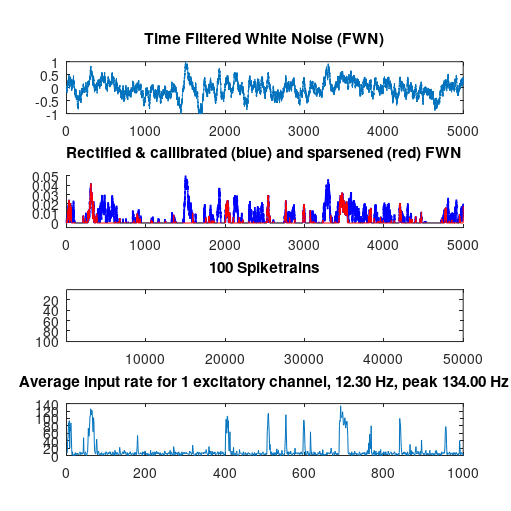

Write the MATLAB code that produced this figure.
clear all
close all
%% Figure dimensions
figure(1)
set(gcf,'PaperUnits','centimeters')
%Setting the units of the figure on paper to centimeters.
xSize = 13; ySize = 13;
%Size of the figure
xLeft = (21-xSize)/2; yTop = (30-ySize)/2;
%Coordinates to center the figure on A4-paper
set(gcf,'PaperPosition',[xLeft yTop xSize ySize])
%This command sets the position and size of the figure on the paper to the desired values.
set(gcf,'Position',[0.5 0.5 xSize*50 ySize*50])
set(gcf, 'Color', 'w');

%% Parameter Initialization:
duration=5000; % duration in ms
dt=0.1; % simulation time step.
tau=50; % Filter time for the input.
tRef=5; % Refractory period for the spike trains.
nn=100; % Number of spiketrains we seek to create later.
spikebin=5; % Number of ms per PSTH bin.
Timevector=(0.1:dt:duration);
% A vector of time in ms, in steps of dt.
WhiteNoise=rand(1,length(Timevector))-0.5;
% uniform white noise drawn from +/- 0.5 as long as the time vector.
FilteredWhiteNoise=WhiteNoise.*0;
% an empty vector which we will use to create the time-filtered input.
SpikeTrains=zeros(nn,length(Timevector));
%A Matrix that will hold all spiketrains.
PloTrains=SpikeTrains;
% This is just a plotting variable to oercome a screen resolution problem in matlab.
avetrain=0;
% A counter to calculate the average firing rate.
tslt=0;
% (== t(ime)s(ince)l(ast)(t)oggle (this serves as a Boolean for the sparsification of the input signal

tsls=zeros(nn,1);
% (== t(ime)s(ince)l(ast)(s)pike (to keep track of the refractory period of each spike train)
BinnedSpikeTrains=zeros(1,duration/spikebin);
% a vector to create a PSTH with binwidth “spikebin” from the spike trains.


%% Making the time-filtered white noise signal:
for t=2:duration/dt
FilteredWhiteNoise(t) = WhiteNoise (t) - ...
(WhiteNoise (t) - FilteredWhiteNoise(t-1))*exp(-dt/tau);
end
%% This routine changes the signal trace ”FilteredWhiteNoise” by a ”exp(-dt/tau)” fraction of
% the difference between the signal and a random number.
FilteredWhiteNoise=FilteredWhiteNoise./max(FilteredWhiteNoise);
%Normalize to a maximum value of 1.

%% Plotting:
figure(1)
subplot(4,1,1)
plot(Timevector, FilteredWhiteNoise)
axis([0 duration -1 1])
x=sprintf('Time Filtered White Noise (FWN)');
title (x)
%% Normalize and Rectify:
FilteredWhiteNoise=FilteredWhiteNoise.*(500*dt/1000);
% Normalizes the trace to a peak value of 500Hz*dt (=0.05).
FilteredWhiteNoise(FilteredWhiteNoise<0)=0;
%Sets all negative values of ”FilteredWhiteNoise” to 0.
%% Plotting:
subplot(4,1,2)
hold on
plot(Timevector,FilteredWhiteNoise, 'b', 'LineWidth', 1.1)
%% Sparsifieing the Input Signals:
% This routine goes through the signal trace and deletes entire ”activity bumps” if certain conditions are fullfilled:
toggle = 0;
tslt=0;
for d=1:duration/dt-1
    % Routine becomes active (sets toggle == 1) if the signal is ==0, and the toggle is off (==0) and has been off for at least 1 ms:
    if(FilteredWhiteNoise(d)==0 && toggle==0 && (d-tslt>10))
        toggle=1; % toggle set
        tslt=d; % ”refractory” for toggle is set
    end
    % If routine active, every signal value is set to zero:
    if (toggle==1)
        FilteredWhiteNoise(d) = 0;
        % If routine has been active for longer than 0.5 ms, and the signal is 0, routine becomes inactive:
        if (FilteredWhiteNoise(d+1)==0 && (d-tslt>5))
            toggle=0;
        end
    end
end
%% Plotting:
subplot(4,1,2)
hold on
plot(Timevector, FilteredWhiteNoise, 'r')
axis([0 duration -0.005 0.05])
title ('Rectified & callibrated (blue) and sparsened (red) FWN')
%% Adding background firing rate:
FilteredWhiteNoise=FilteredWhiteNoise+(5*dt/1000);
% This is adjusted so that without any FilteredWhiteNoise the firing rate is 5 Hz*dt (0.0005).
%% Creating 100 spike trains:
for i=1:nn
    for t=1:duration/dt
        if (tsls (i) <= 0) % Allows potential spike if refractory period has subsided
            if(rand<FilteredWhiteNoise(t))
                SpikeTrains (i,t) = 1;%Fires if random variable < “FilteredWhiteNoise”.
                tsls (i) = tRef;% Sets the absolute refractory period.
                avetrain=avetrain+1;% Counts the total number of spikes.
                if(duration/dt-t>25)% This is just a plotting routine.
                    PloTrains (i,t:t+25)=1;%(Spike is elongated for plotting.)
                end
            end
        else
            tsls (i)=tsls (i) -dt;% subtracts dt from refractory counter if it is still >0.
        end
    end
end

avetrain=avetrain/(nn*duration/1000); %Calculates the average firing rate in Hz

%% Plotting:
subplot(4,1,3)
imagesc(-PloTrains)
colormap(gray)
title ('100 Spiketrains')

%% Recording a PSTH / Binned Input rate:
% This bins the spikes into bins and calculates the instantaneous firing rate in Hz.
for i=1:(duration/spikebin)-1
    BinnedSpikeTrains(i)=...
    sum(sum(SpikeTrains(:,((i-1)*(spikebin/dt))+1:(i*(spikebin/dt)))));
end
BinnedSpikeTrains= (BinnedSpikeTrains*(1000/spikebin))/nn;

%% Plotting:
subplot(4,1,4)
plot(BinnedSpikeTrains)
x=sprintf('Average input rate for 1 excitatory channel, %3.2f Hz, peak %3.2f Hz', avetrain, max(BinnedSpikeTrains));
title (x)